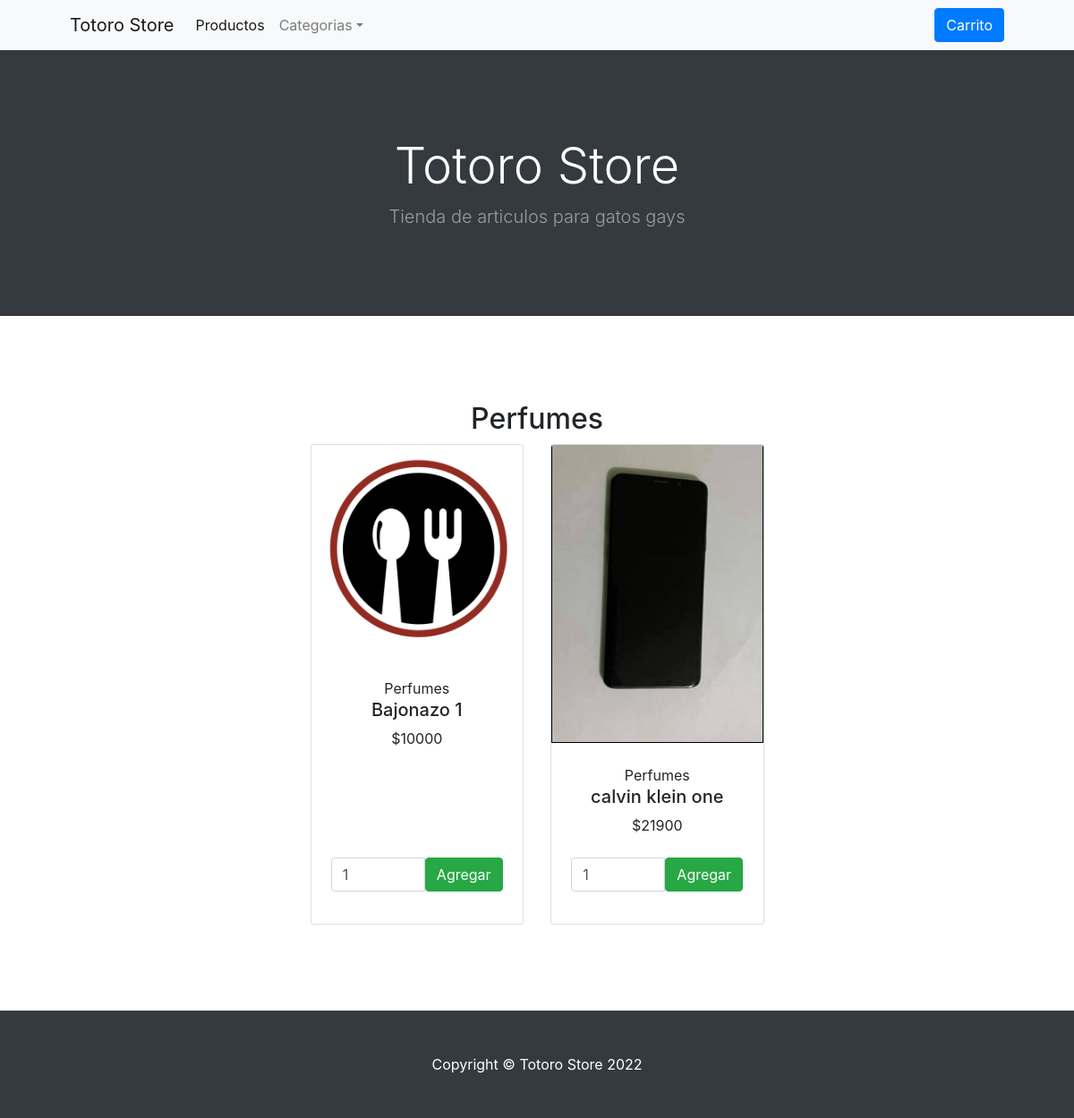
Page /products-category/1/ (signed in) on the committed database.
### catalog/models.py (models this page shows, shortened)
class Category(models.Model):
    name = models.CharField(max_length=255)
    icon = models.ImageField(upload_to="images/")
    class Meta:
        app_label = "catalog"
    def __str__(self):
        return self.name

class Product(models.Model):
    name = models.CharField(max_length=255)
    description = models.TextField(null=True, blank=True)
    price = models.PositiveIntegerField(default=0)
    stock = models.IntegerField(default=0)
    category = models.ForeignKey(Category, on_delete=models.CASCADE)
    photo = models.ImageField(upload_to="images/products/", null=True, blank=True)
    class Meta:
        app_label = "catalog"

### catalog/views/product.py (the view)
# urls.py: path('products-category/<category_id>/', products_by_category, name='products_by_category'),
def products_by_category(request, category_id):
    context = dict()
    products = product_providers.filter_products_by_category_id(
        category_id = category_id
    )
    category = category_providers.get_category_by_id(id=category_id)
    context = {
        "products": products,
        "category": category
    }
    return render(request, "products_by_category.html", context)

### catalog/providers/category.py (called while the page is built)
def get_all_categories():
    categories = Category.objects.all()
    return categories

def get_category_by_id(id: int):
    category = Category.objects.get(id=id)
    return category

### catalog/providers/product.py (called while the page is built)
def filter_products_by_category_id(category_id:str):
    products = Product.objects.filter(category__id=category_id)
    return products

### orders/providers/cart.py (called while the page is built)
def get_or_create_cart(user):
    try:
        cart = Cart.objects.get(user=user)
        return cart
    except Cart.DoesNotExist:
        cart = Cart.objects.create(user=user)
        return cart

def get_cart_by_user_id(user_id):
    user = User.objects.get(id=user_id)
    cart = get_or_create_cart(user)
    return cart

def get_cart_total_price_by_id(cart_id):
    cart_products = cart_products_providers.get_products_by_cart_id(cart_id=cart_id)
    total = 0
    for cart_product in cart_products:
        total += cart_product.product.price * cart_product.quantity
    return total

### orders/providers/cart_product.py (called while the page is built)
def get_products_by_cart_id(cart_id):
    products = CartProduct.objects.filter(cart__id = cart_id)
    return products

### tienda/context_processor.py (called while the page is built)
def default(request):
   context = dict()
   context["categories"] = category_providers.get_all_categories()
   if request.user.is_authenticated:
      user_id = request.user.id
      cart = cart_providers.get_cart_by_user_id(user_id=user_id)
      cart_products = cart_product_providers.get_products_by_cart_id(cart_id=cart.id)
      context["cart_products"] = cart_products
      context["cart_total"] = cart_providers.get_cart_total_price_by_id(cart_id=cart.id)
   return context

### templates/products_by_category.html (shortened to what this page needs)
{% extends "base.html" %}
{% block content %}
        <header class="bg-dark py-5">
            <div class="container px-4 px-lg-5 my-5">
                <div class="text-center text-white">
                    <h1 class="display-4 fw-bolder">Totoro Store</h1>
                    <p class="lead fw-normal text-white-50 mb-0">Tienda de articulos para gatos gays</p>
                </div>
            </div>
        </header>
        <section class="py-5">
            <div class="container px-4 px-lg-5 mt-5 text-center">
                <h2>{{ category.name }}</h2>
                <div class="row gx-4 gx-lg-5 row-cols-2 row-cols-md-3 row-cols-xl-4 justify-content-center">
                    {% for product in products %}
                    <div class="col-md-3 mb-5">
                        <div class="card h-100">
                            <img class="card-img-top" src="{{ product.photo.url }}" alt="..." />
                            <div class="card-body p-4">
                                <div class="card-text text-center">
                                    <span>{{ product.category }}</span>
                                    <h5 class="fw-bolder">{{ product.name }}</h5>
                                    ${{ product.price }}
                                </div>
                            </div>
                            <div style="height: 100%; margin-bottom: 20px; display: flex; align-items:flex-end; justify-content: center;">
                                <form action="{% url 'add_product_to_cart' %}" method="post">
                                    <div class="input-group mb-3">
                                        <input type="number" class="form-control" placeholder="Cantidad" aria-label="Cantidad" value="1" min="1" max="99" name="quantity" aria-describedby="button-addon2">
                                        <button class="btn btn-success" type="submit" id="button-addon2">Agregar</button>
                                      </div>
                                </form>
                            </div>
                        </div>
                    </div>
                    {% endfor %}
                </div>
            </div>
        </section>
{% endblock %}

### rows in the picture
Category: name "Perfumes"
Product: photo (picture), category "Perfumes", name "Bajonazo 1", price "10000"
Product: photo (picture), category "Perfumes", name "calvin klein one", price "21900"
